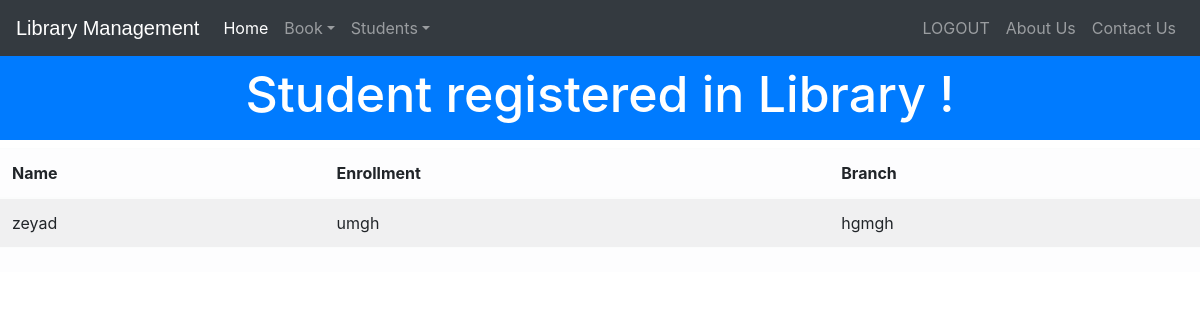
The app's page /viewstudent (signed in) with its own data.
### library/models.py (models this page shows, shortened)
class StudentExtra(models.Model):
    user=models.OneToOneField(User,on_delete=models.CASCADE)
    enrollment = models.CharField(max_length=40)
    branch = models.CharField(max_length=40)
    @property
    def get_name(self):
        return self.user.first_name

### library/views.py (the view)
# urls.py: path('viewstudent', views.viewstudent_view),
@login_required(login_url='adminlogin')
@user_passes_test(is_admin)
def viewstudent_view(request):
    students=models.StudentExtra.objects.all()
    return render(request,'library/viewstudent.html',{'students':students})

### library/views.py (called while the page is built)
def is_admin(user):
    if user.is_superuser or user.is_staff:
        return True
    else:
        return False

### templates/library/viewstudent.html (shortened to what this page needs)
<!DOCTYPE html>
<html lang="en" dir="ltr">
  <head>
  </head>
  <body>
    {% include "library/navbaradmin.html" %}
    <br>
    <br>
    <h3 class="p-3 mb-2 bg-primary text-white" style = 'font-size: 50px;text-align:center;'>Student registered in Library !</h3>
    {% if students%}
<table class="table table-light table-striped">
<thead>
<tr>
<th>Name</th>
<th>Enrollment</th>
<th>Branch</th>
</tr>
</thead>
<tfoot>
<tr>
<td colspan="3">
</td>
</tr>
</tfoot>
<tbody>
  {% for s in students %}
    <tr>
      <td>{{s.get_name}}</td>
      <td>{{s.enrollment}}</td>
      <td>{{s.branch}}</td>
    </tr>
  {% endfor %}
</tbody>
</table>
{%else%}
<h1> No Student Registered in Library</h1>
{%endif%}
  </body>
</html>

### records on screen
StudentExtra: get_name "zeyad", enrollment "umgh", branch "hgmgh"
